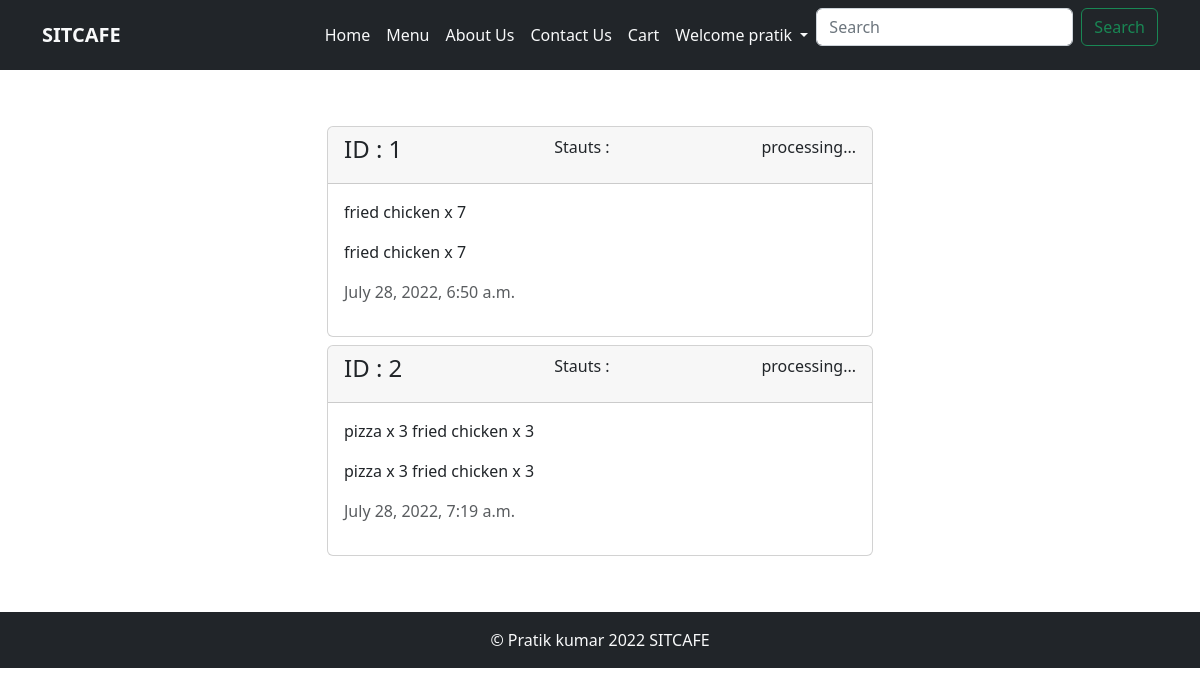
Page /food/order/ (signed in) on the committed database.
### food/models.py (models this page shows, shortened)
class Order(models.Model):
    user = models.ForeignKey(User,on_delete=models.DO_NOTHING)
    order_details = models.CharField(max_length=500)
    total_price = models.FloatField()
    is_ready = models.BooleanField(default=False)
    is_delivered = models.BooleanField(default=False)
    created_at = models.DateTimeField(auto_now_add=True)
    updated_at = models.DateTimeField(auto_now=True)

### food/views.py (the view)
# urls.py: path('order/',views.order, name="order"),
def order(request):
    orders = Order.objects.filter(user = request.user)
    context = {
        "orders" : orders
    }
    return render(request,'food/order.html',context)

### templates/food/order.html
{% extends 'base.html' %}
{% block content %}
    <div class="container">
        <div class="row my-5">
            <div class="col-md-6 mx-auto">
                {% for order in orders %}
                <div class="card my-2">
                    <div class="card-header d-flex justify-content-between align-center">
                        <h4 class="h4">ID : {{order.id}}</h4>
                        <p class="text-lead">Stauts : </p>
                        {% if order.is_ready and order.is_delivered %}
                            Delivered
                        {% elif order.is_ready%}
                            Ready
                        {% else %}
                            processing...
                        {% endif %}
                    </div>
                    <div class="card-body">
                        <p class="text-lead">{{order.order_details}}</p>
                        <p>{{order.order_details}}</p>
                        <p class="text-muted">{{order.created_at}}</p>
                    </div>
                </div>
                {% endfor %}
            </div>
        </div>
    </div>
{% endblock content %}

### templates/base.html (shortened to what this page needs)
{% load static %}
<html lang="en">
<head>
    <link rel="stylesheet" href="{% static 'bootstrpfile/css/bootstrap.min.css' %}">
    <link rel="stylesheet" href="{% static 'css/styles.css'%}">
    {% block css %}
      <link rel="stylesheet" href="{% static 'css/cartstyle.css' %}">
    {% endblock css %}
</head>
<body>
    <nav class="navbar navbar-expand-lg bg-dark ">
        <div class="container ">
          <a class="navbar-brand text-light" href="#"><b><b><b><b>SITCAFE</b></b></b></b></a>
          <div class="collapse navbar-collapse" id="navbarSupportedContent">
            <ul class="navbar-nav ms-auto mb-2 mb-lg-0">
              <li class="nav-item">
                <a class="nav-link active text-light" aria-current="page" href="{% url 'Home'%}">Home</a>
              </li>
              <li class="nav-item">
                <a class="nav-link active text-light" aria-current="page" href="{% url 'menu' %}">Menu</a>
              </li>
              <li class="nav-item">
                <a class="nav-link active text-light" aria-current="page" href="{% url 'About' %}">About Us</a>
              </li>
              <li class="nav-item">
                <a class="nav-link active text-light" aria-current="page" href="{% url 'Contact_us' %}">Contact Us</a>
              </li>
              {% if user.is_authenticated %}
              <li class="nav-item">
                <a class="nav-link active text-light" aria-current="page" href="{% url 'cart' %}">Cart</a>
              </li>
              <li class="nav-item dropdown">
                <a class="nav-link dropdown-toggle text-light" href="#" role="button" data-bs-toggle="dropdown" aria-expanded="false">
                  Welcome {{user}}
                </a>
              </li>
              {% endif %}
            </ul>
            <form class="d-flex" role="search" action ="{% url 'search' %}" method ="post">
              <input class="form-control me-2" type="search" name = "search" placeholder="Search" aria-label="Search">
              <button class="btn btn-outline-success" type="submit">Search</button>
            </form>
          </div>
        </div>
      </nav>
    {% block content %}
    {% endblock content %}
    <footer class = "bg-dark p-3 text-center text-light"  >
        &copy; Pratik kumar 2022 SITCAFE
    </footer>
</body>
</html>

### rows in the picture
Order: id "1", is_ready "processing...", order_details "fried chicken x 7", created_at "July 28, 2022, 6:50 a.m."
Order: id "2", is_ready "processing...", order_details "pizza x 3 fried chicken x 3", created_at "July 28, 2022, 7:19 a.m."

### other values in the picture
{{ user }} "pratik"
